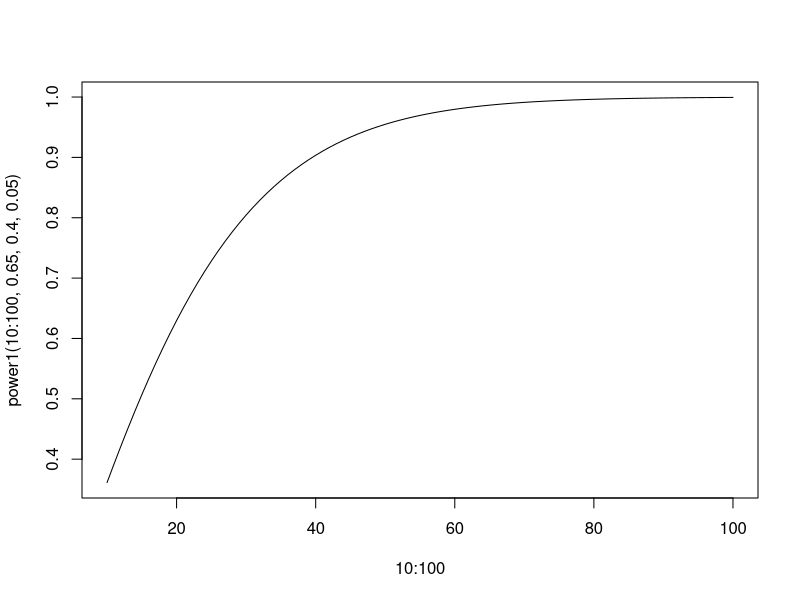

Source code (R):
# normal approximation 
power1 <- function(n, p_trt, p_ctrl, alpha){
    cutoff <- qnorm(alpha / 2)
    mean_alt <- (p_trt - p_ctrl) / sqrt(p_ctrl * (1 - p_ctrl) / n)
    sd_alt <- sqrt((p_trt * (1 - p_trt)) / p_ctrl / (1 - p_ctrl))
    p1 <- pnorm(cutoff, mean = mean_alt, sd = sd_alt, lower.tail = TRUE)
    p2 <- pnorm(-cutoff, mean = mean_alt, sd = sd_alt, lower.tail = FALSE)
    return(p1 + p2)
}

uniroot(function(n, p_trt, p_ctrl, alpha, power){
    power1(n, p_trt, p_ctrl, alpha) - power
}, interval = c(10, 100), p_trt = 0.65, p_ctrl = 0.4, alpha = 0.05, power = 0.91)

power1(41, 0.65, 0.4, 0.05)

41 / 0.8

plot(10 : 100, power1(10 : 100, 0.65, 0.4, 0.05), type = "l")


# exact test
power2 <- function(n, p_trt, p_ctrl, alpha, alternative = "two.sided"){
    power <- 0
    for(i in (seq(n + 1) - 1)){
        prob <- dbinom(i, size = n, prob = p_trt)
        tmp <- binom.test(i, n, p = p_ctrl, 
                          alternative = alternative, 
                          conf.level = 1 - alpha)
        power <- power + (tmp$p.value < alpha) * prob
    }
    return(power)
}

uniroot(function(n, p_trt, p_ctrl, alpha, power){
    n <- round(n)
    power2(n, p_trt, p_ctrl, alpha, "greater") - power
}, interval = c(10, 100), p_trt = 0.65, p_ctrl = 0.4, alpha = 0.025, power = 0.90)

# one-sided and two-sided results are somewhat different in exact test
power2(41, 0.65, 0.4, 0.05, "two.sided")
power2(46, 0.65, 0.4, 0.025, "greater")


# normal approximation 2?
power3 <- function(n, p_trt, p_ctrl, alpha, alternative = "two.sided"){
    power <- 0
    for(i in (seq(n + 1) - 1)){
        prob <- dbinom(i, size = n, prob = p_trt)
        tmp <- prop.test(i, n, p = p_ctrl, 
                          alternative = alternative, 
                          conf.level = 1 - alpha)
        power <- power + (tmp$p.value <= alpha) * prob
    }
    return(power)
}

uniroot(function(n, p_trt, p_ctrl, alpha, power){
    n <- round(n)
    power3(n, p_trt, p_ctrl, alpha) - power
}, interval = c(10, 100), p_trt = 0.65, p_ctrl = 0.4, alpha = 0.05, power = 0.90)

power3(43, 0.65, 0.4, 0.05)


